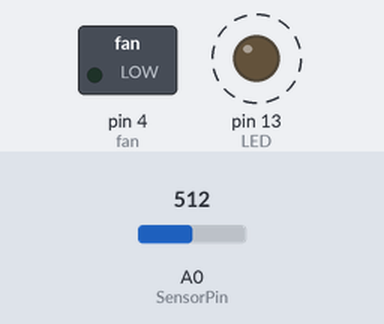
Simulated run of this sketch. Board: Arduino Uno, built with avr-gcc and run on an emulated ATmega328P. Shown: switched loads named in the sketch (green lamp = pin HIGH), output pins drawn as LEDs (lit = HIGH). Dashed ring = blinking. The test bench sets the inputs (shaded band); at power-on: A0 (SensorPin) = 512. What the sketch prints to the serial monitor is not drawn.

Above: at 0.4 s.
Timing chart, 0 to 3.7 s (numbered marks = the images above):
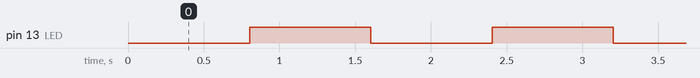

Measured:
- by itself, pin 13 (LED): alternates HIGH for 0.80 s and LOW for 0.80 s

The sketch:

PH_DHT_arduino.ino
```cpp
/*
 # This sample code is used to test the pH meter V1.1.
 # Editor : YouYou
 # Date   : 2014.06.23
 # Ver    : 1.1
 # Product: analog pH meter V1.1
 # SKU    : SEN0161
*/
/********************************************************************/
// First we include the libraries
#include <OneWire.h>
#include <DallasTemperature.h>
#include "DHT.h"
/********************************************************************/
// Data wire is plugged into pin 2 on the Arduino
#define ONE_WIRE_BUS 2        //Temp sensor D2 ds18b
#define SensorPin A0          //pH meter Analog output to Arduino Analog Input 2
#define Offset 0.08           //deviation compensate
#define LED 13
#define samplingInterval 20
#define printInterval 800
#define ArrayLenth  40    //times of collection
int pHArray[ArrayLenth];   //Store the average value of the sensor feedback
int pHArrayIndex=0;

//
//DHT22 CONFIG
#define DHTPIN 2     // mag 2 of 3 zijn,  hier aanpassen dan!   what pin we're connected to
#define DHTTYPE DHT22   // DHT 22  (AM2302)
#define fan 4 // evt vanaf deze pin het relais aansturen van de fans
DHT dht(DHTPIN, DHTTYPE);
int maxHum = 60;
int maxTemp = 40;
//

// Setup a oneWire instance to communicate with any OneWire devices
// (not just Maxim/Dallas temperature ICs)
OneWire oneWire(ONE_WIRE_BUS);
/********************************************************************/
// Pass our oneWire reference to Dallas Temperature.
DallasTemperature sensors(&oneWire);
/********************************************************************/

void setup(void)
{
  pinMode(LED,OUTPUT);
  pinMode(fan, OUTPUT);
  Serial.begin(9600);
  dht.begin();
  Serial.println("pH meter experiment!");    //Test the serial monitor
  Serial.println("DONE");
}
void loop(void)
{
  static unsigned long samplingTime = millis();
  static unsigned long printTime = millis();
  static float pHValue,voltage;
  if(millis()-samplingTime > samplingInterval)
  {
      pHArray[pHArrayIndex++]=analogRead(SensorPin);
      if(pHArrayIndex==ArrayLenth)pHArrayIndex=0;
      voltage = avergearray(pHArray, ArrayLenth)*5.0/1024;
      pHValue = 3.5*voltage+Offset;
      samplingTime=millis();
  }

  if(millis() - printTime > printInterval)   //Every 800 milliseconds, print a numerical, convert the state of the LED indicator
  {
  Serial.print("     Voltage:");
        Serial.print(voltage,2);
        Serial.print("    pH value: ");
  Serial.println(pHValue,2);
        digitalWrite(LED,digitalRead(LED)^1);
        printTime=millis();
  }
}


double avergearray(int* arr, int number){
  int i;
  int max,min;
  double avg;
  long amount=0;
  if(number<=0){
    Serial.println("Error number for the array to avraging!/n");
    return 0;
  }
  if(number<5){   //less than 5, calculated directly statistics
    for(i=0;i<number;i++){
      amount+=arr[i];
    }
    avg = amount/number;
    return avg;
  }else{
    if(arr[0]<arr[1]){
      min = arr[0];max=arr[1];
    }
    else{
      min=arr[1];max=arr[0];
    }
    for(i=2;i<number;i++){
      if(arr[i]<min){
        amount+=min;        //arr<min
        min=arr[i];
      }else {
        if(arr[i]>max){
          amount+=max;    //arr>max
          max=arr[i];
        }else{
          amount+=arr[i]; //min<=arr<=max
        }
      }//if
    }//for
    avg = (double)amount/(number-2);
  }//if
  return avg;


//void loop() {
  // Wait a few seconds between measurements.
  delay(2000);
DHT dht(DHTPIN, DHTTYPE);
  // Reading temperature or humidity takes about 250 milliseconds!
  // Sensor readings may also be up to 2 seconds 'old' (its a very slow sensor)
  float h = dht.readHumidity();
  // Read temperature as Celsius
  float t = dht.readTemperature();

  // Check if any reads failed and exit early (to try again).
  if (isnan(h) || isnan(t)) {
    Serial.println("Failed to read from DHT sensor!");
    return;
  }

  if(h > maxHum || t > maxTemp) {
      digitalWrite(fan, HIGH);
  } else {
     digitalWrite(fan, LOW);
  }

  Serial.print("Humidity: ");
  Serial.print(h);
  Serial.print(" %\t");
  Serial.print("Temperature: ");
  Serial.print(t);
  Serial.println(" *C ");

}
```
